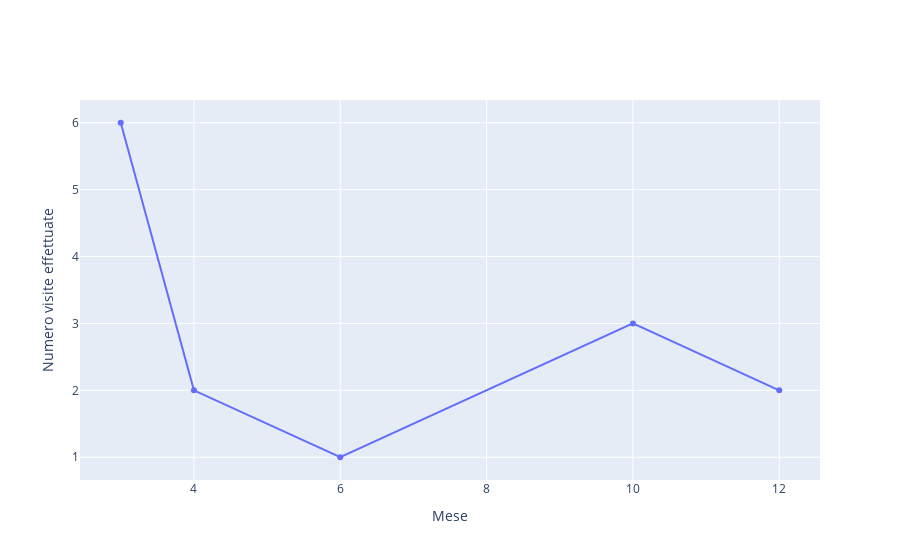

The cell this chart's notebook holds for it:
### Markdown cell above
### 1) Quante visite una mamma effettua dal medico x nell'arco dell'anno

### Code cell
connection,cursor = connect_db("db_dottore")

# medico codice = 5 
# mamma cf = MVGXYF68M62C797V

dataset = pd.read_sql_query("SELECT EXTRACT(months from data_ora) as mese,Count(*) as numero_visite, cf FROM (medico JOIN controllo ON medico.codice = controllo.codice_medico ) JOIN mamma ON controllo.codice_mamma = mamma.cf WHERE mamma.cf = 'MVGXYF68M62C797V' AND medico.codice = 5 GROUP BY mese, mamma.cf ORDER BY mese ",connection)

#dataset.plot(kind='bar',x='mese',y='numero_visite')

fig = go.Figure([go.Scatter(x=dataset['mese'], y=dataset['numero_visite'])])
fig.update_layout(legend_title_text = "Contestant")
fig.update_xaxes(title_text="Mese")
fig.update_yaxes(title_text="Numero visite effettuate")
fig.show()

### Figure 1 — Plotly figure (JSON) as saved in the notebook; plotly's stock layout.template omitted (floating-point values rounded to 4 significant figures)
{"data": [{"type": "scatter", "x": [3, 4, 6, 10, 12], "y": [6, 2, 1, 3, 2]}], "layout": {"legend": {"title": {"text": "Contestant"}}, "xaxis": {"title": {"text": "Mese"}}, "yaxis": {"title": {"text": "Numero visite effettuate"}}}}
